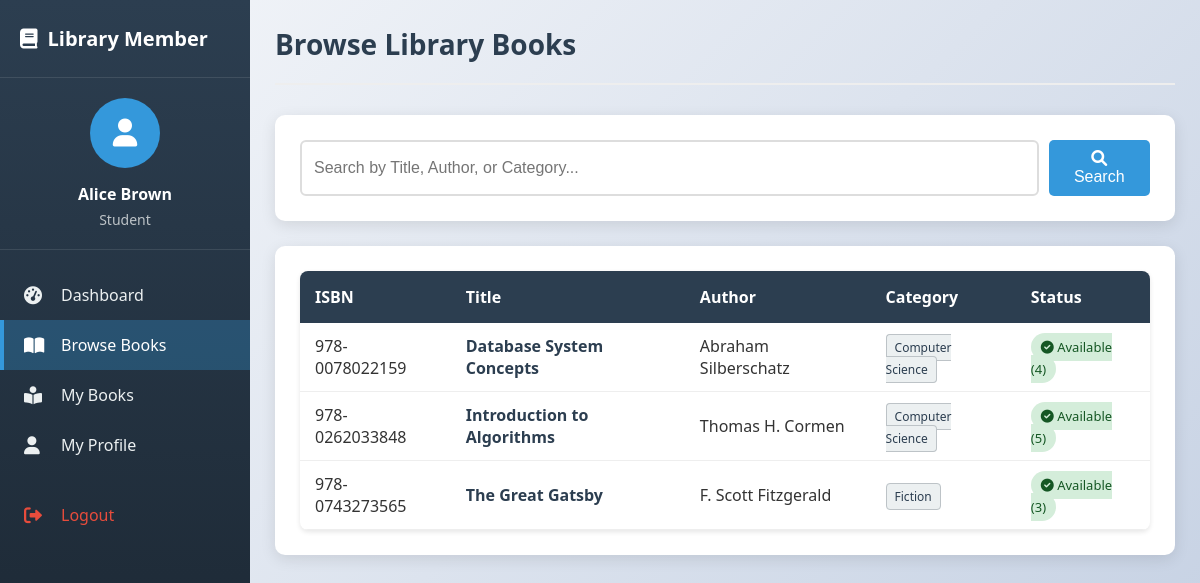
Page /member/books.php (signed in) on the committed database.
### tables this page shows
CREATE TABLE books (
    id INT AUTO_INCREMENT PRIMARY KEY,
    title VARCHAR(200) NOT NULL,
    author VARCHAR(100) NOT NULL,
    isbn VARCHAR(20) UNIQUE NOT NULL,
    category VARCHAR(50),
    description TEXT,
    total_copies INT DEFAULT 1,
    available_copies INT DEFAULT 1,
    added_date TIMESTAMP DEFAULT CURRENT_TIMESTAMP
);

### member/books.php (the view, shortened to what this page needs)
<?php
require_once '../config/db.php';
$search = $_GET['search'] ?? '';
$sql = "SELECT * FROM books";
$sql .= " ORDER BY title ASC";
$result = mysqli_query($conn, $sql);
?>
<!DOCTYPE html>
<html lang="en">
<head>
    <link rel="stylesheet" href="../assets/css/style.css">
    <link rel="stylesheet" href="../assets/css/admin.css">
    <link rel="stylesheet" href="https://cdnjs.cloudflare.com/ajax/libs/font-awesome/6.0.0/css/all.min.css">
</head>
<body>
<div class="admin-container">
    <?php include 'member_sidebar.php'; ?>
    <div class="main-content">
        <div class="content-header">
            <h1>Browse Library Books</h1>
        </div>
        <div class="card">
            <form method="GET" style="display: flex; gap: 10px;">
                <input type="text" name="search" class="form-control"
                       placeholder="Search by Title, Author, or Category..."
                       value="<?= htmlspecialchars($search) ?>">
                <button type="submit" class="btn btn-primary">
                    <i class="fas fa-search"></i> Search
                </button>
            </form>
        </div>
        <div class="card">
            <div class="table-responsive">
                <table class="table">
                    <thead>
                        <tr>
                            <th>ISBN</th>
                            <th>Title</th>
                            <th>Author</th>
                            <th>Category</th>
                            <th>Status</th>
                        </tr>
                    </thead>
                    <tbody>
                    <?php if (mysqli_num_rows($result) > 0): ?>
                        <?php while ($book = mysqli_fetch_assoc($result)):
                            $is_available = $book['available_copies'] > 0;
                        ?>
                        <tr>
                            <td><?= htmlspecialchars($book['isbn']) ?></td>
                            <td style="font-weight: bold; color: #2c3e50;">
                                <?= htmlspecialchars($book['title']) ?>
                            </td>
                            <td><?= htmlspecialchars($book['author']) ?></td>
                            <td><span class="badge-category"><?= htmlspecialchars($book['category']) ?></span></td>
                            <td>
                                <?php if ($is_available): ?>
                                    <span class="status-badge available">
                                        <i class="fas fa-check-circle"></i> Available (<?= $book['available_copies'] ?>)
                                    </span>
                                <?php else: ?>
                                    <span class="status-badge out-of-stock">
                                        <i class="fas fa-times-circle"></i> Out of Stock
                                    </span>
                                <?php endif; ?>
                            </td>
                        </tr>
                        <?php endwhile; ?>
                    <?php else: ?>
                        <tr>
                            <td colspan="5" style="text-align: center; padding: 20px;">No books found matching your search.</td>
                        </tr>
                    <?php endif; ?>
                    </tbody>
                </table>
            </div>
        </div>
    </div>
</div>
</body>
</html>

### assets/css/style.css (style rules this page uses)
* { margin: 0; padding: 0; box-sizing: border-box; }
body { font-family: 'Segoe UI', Tahoma, Geneva, Verdana, sans-serif; background: linear-gradient(135deg, #f5f7fa 0%, #c3cfe2 100%); min-height: 100vh; color: #333; }
.btn { display: inline-block; padding: 10px 20px; border: none; border-radius: 5px; cursor: pointer; font-size: 16px; font-weight: 500; transition: all 0.3s; text-decoration: none; text-align: center; }
.btn-primary { background: #3498db; color: white; }
.card { background: white; border-radius: 10px; box-shadow: 0 4px 15px rgba(0,0,0,0.1); padding: 25px; margin-bottom: 25px; }
.table { width: 100%; border-collapse: collapse; background: white; border-radius: 8px; overflow: hidden; box-shadow: 0 2px 5px rgba(0,0,0,0.1); }
.table th { background: #2c3e50; color: white; padding: 15px; text-align: left; font-weight: 600; }
.table td { padding: 12px 15px; border-bottom: 1px solid #eee; }
.form-control { width: 100%; padding: 12px; border: 2px solid #ddd; border-radius: 6px; font-size: 16px; transition: border 0.3s; }

### assets/css/admin.css (style rules this page uses)
.admin-container { display: flex; min-height: 100vh; }
.main-content { flex: 1; margin-left: 250px; padding: 25px; }
.content-header { display: flex; justify-content: space-between; align-items: center; margin-bottom: 30px; padding-bottom: 20px; border-bottom: 2px solid #eee; }
.content-header h1 { color: #2c3e50; font-size: 28px; }

### member/books.php (style rules this page uses)
.badge-category { background: #ecf0f1; color: #2c3e50; padding: 4px 8px; border-radius: 4px; font-size: 12px; border: 1px solid #bdc3c7; }
.status-badge { padding: 5px 10px; border-radius: 15px; font-size: 13px; font-weight: 500; }
.status-badge.available { background-color: #d4edda; color: #155724; }

### rows in the picture
books: isbn "978-0078022159", title "Database System Concepts", author "Abraham Silberschatz", category "Computer Science", available_copies "4"
books: isbn "978-0262033848", title "Introduction to Algorithms", author "Thomas H. Cormen", category "Computer Science", available_copies "5"
books: isbn "978-0743273565", title "The Great Gatsby", author "F. Scott Fitzgerald", category "Fiction", available_copies "3"

### other values in the picture
$_SESSION['full_name'] "Alice Brown"
